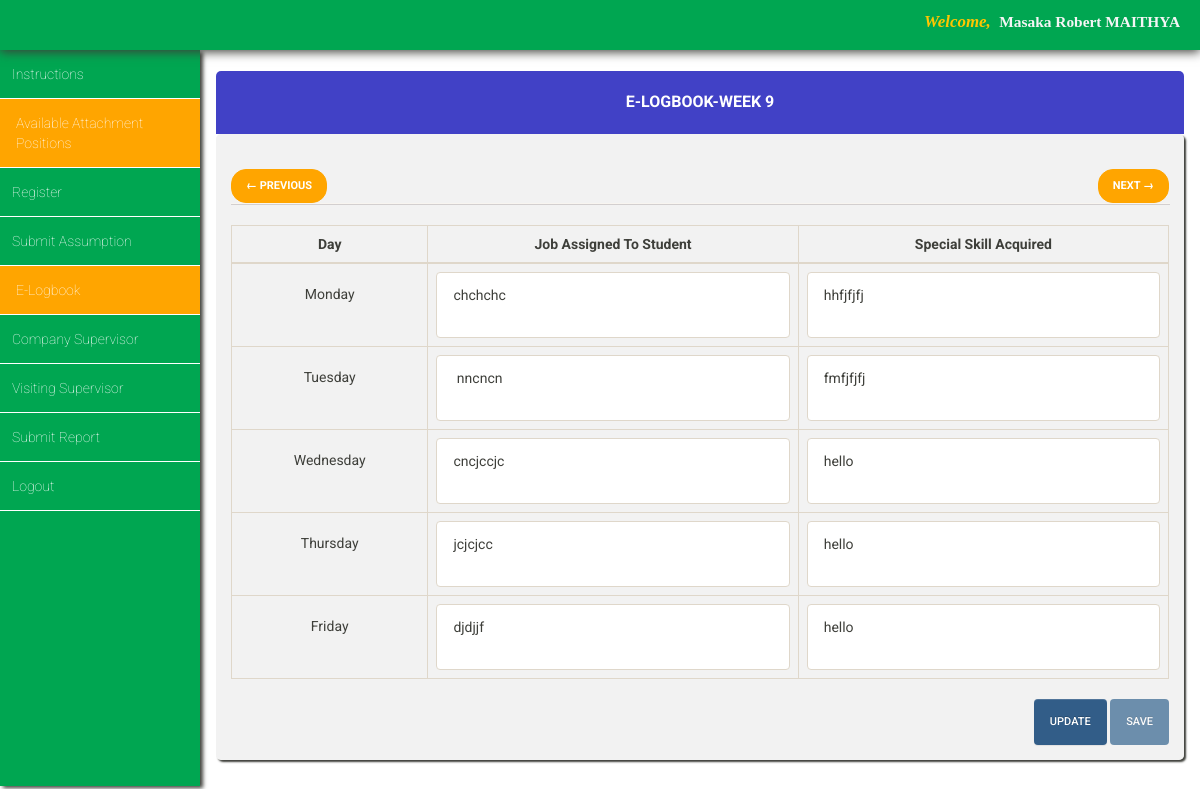
The page /iasms/e-logbook/elogbook_week9.php (signed in) on the database its author committed.
### tables this page shows
CREATE TABLE `week9_table` (
  `id` int(11) NOT NULL,
  `username` varchar(100) NOT NULL,
  `index_number` varchar(100) NOT NULL,
  `monday_job_assigned` longtext NOT NULL,
  `date` timestamp NOT NULL DEFAULT current_timestamp(),
  `monday_special_skill_acquired` mediumtext NOT NULL,
  `tuesday_job_assigned` mediumtext NOT NULL,
  `tuesday_special_skill_acquired` mediumtext NOT NULL,
  `wednesday_job_assigned` mediumtext NOT NULL,
  `wednesday_special_skill_acquired` mediumtext NOT NULL,
  `thursday_job_assigned` mediumtext NOT NULL,
  `thursday_special_skill_acquired` mediumtext NOT NULL,
  `friday_job_assigned` mediumtext NOT NULL,
  `friday_special_skill_acquired` mediumtext NOT NULL
);

### iasms/e-logbook/elogbook_week9.php (the view, shortened to what this page needs)
<?php
include '../database_connection/database_connection.php';
$student_fname = $_COOKIE["student_first_name"] ?? '';
$student_lname = $_COOKIE["student_last_name"] ?? '';
$student_index_number = $_COOKIE["student_index_number"] ?? '';
$monday_job_assigned_holder = '';
$monday_skill_acquired_holder = '';
$tuesday_job_assigned_holder = '';
$tuesday_skill_acquired_holder = '';
$wednesday_job_assigned_holder = '';
$wednesday_skill_acquired_holder = '';
$thursday_job_assigned_holder = '';
$thursday_skill_acquired_holder = '';
$friday_job_assigned_holder = '';
$friday_skill_acquired_holder = '';
$stmt = $conn->prepare("SELECT * FROM week9_table WHERE index_number = ?");
$stmt->bind_param("s", $student_index_number);
$stmt->execute();
$result = $stmt->get_result();
$is_existing_data = ($result->num_rows === 1);
$btn_update_status = $is_existing_data ? '' : 'disabled';
$btn_save_status = $is_existing_data ? 'disabled' : '';
if ($is_existing_data) {
    $get_data = $result->fetch_assoc();
    $monday_job_assigned_holder = htmlspecialchars($get_data["monday_job_assigned"] ?? '');
    $monday_skill_acquired_holder = htmlspecialchars($get_data["monday_special_skill_acquired"] ?? '');
    $tuesday_job_assigned_holder = htmlspecialchars($get_data["tuesday_job_assigned"] ?? '');
    $tuesday_skill_acquired_holder = htmlspecialchars($get_data["tuesday_special_skill_acquired"] ?? '');
    $wednesday_job_assigned_holder = htmlspecialchars($get_data["wednesday_job_assigned"] ?? '');
    $wednesday_skill_acquired_holder = htmlspecialchars($get_data["wednesday_special_skill_acquired"] ?? '');
    $thursday_job_assigned_holder = htmlspecialchars($get_data["thursday_job_assigned"] ?? '');
    $thursday_skill_acquired_holder = htmlspecialchars($get_data["thursday_special_skill_acquired"] ?? '');
    $friday_job_assigned_holder = htmlspecialchars($get_data["friday_job_assigned"] ?? '');
    $friday_skill_acquired_holder = htmlspecialchars($get_data["friday_special_skill_acquired"] ?? '');
}
?>
<!DOCTYPE html>
<html lang="en">
<head>
  <link rel="stylesheet" href="../css/bootstrap-theme.min.css" />
  <link rel="stylesheet" href="../css/bootstrap.min.css" />
  <link rel="stylesheet" href="../css/bootstrap-select.css" />
  <link rel="stylesheet" href="../css/main_page_style.css" />
  <link rel="stylesheet" href="elogbook.css" />
</head>
<body>
  <div id="top-navigation">
    <div id="student_name"><span style="color:rgb(255, 198, 0);font-size:1.1em"><em>Welcome,</em>  </span><span
        style="font-family:serif"><?php echo htmlspecialchars($student_fname . " " . $student_lname); ?></span></div>
  </div>
  <div id="left_side_bar">
    <ul id="menu_list">
      <a class="menu_items_link" href="../instructions_page/instructions_page.php">
        <li class="menu_items_list">Instructions</li>
      </a>
      <a class="menu_items_link" href="../view_position.php">
        <li class="menu_items_list" style="background-color:orange;padding-left:16px">Available Attachment Positions
        </li>
      </a>
      <a class="menu_items_link" href="../Register_page/Register_page.php">
        <li class="menu_items_list">Register</li>
      </a>
      <a class="menu_items_link" href="../student_assumption/student_assumption.php">
        <li class="menu_items_list">Submit Assumption</li>
      </a>
      <a class="menu_items_link" href="elogbook.php">
        <li class="menu_items_list" style="background-color:orange;padding-left:16px">E-Logbook</li>
      </a>
      <a class="menu_items_link" href="../company_supervisor/company_supervisor_login.php">
        <li class="menu_items_list">Company Supervisor</li>
      </a>
      <a class="menu_items_link" href="../visiting_supervisor/visiting_supervisor_login.php">
        <li class="menu_items_list">Visiting Supervisor</li>
      </a>
      <a class="menu_items_link" href="../submit_report/submit_report.php">
        <li class="menu_items_list">Submit Report</li>
      </a>
      <a class="menu_items_link" href="../index.php">
        <li class="menu_items_list">Logout</li>
      </a>
    </ul>
  </div>
  <div id="main_content">
    <div class="container-fluid">
      <div class="panel">
        <div class="panel-heading phead">
          <h2 class="panel-title ptitle"> E-LogBook-Week 9</h2>
        </div>
        <div class="panel-body pbody">
          <div id="navigation_holder">
            <ul class="pager">
              <li class="previous"><a href="elogbook_week8.php">← Previous</a></li>
              <li class="next"><a href="elogbook_week10.php">Next →</a></li>
            </ul>
          </div>
          <hr>
          <form method="post" action="">
            <table class="table table-bordered">
              <thead>
                <tr>
                  <th style='text-align:center'>Day</th>
                  <th style='text-align:center'>Job Assigned To Student</th>
                  <th style='text-align:center'>Special Skill Acquired</th>
                </tr>
              </thead>
              <tbody>
                <tr>
                  <td style='padding:20px;text-align:center'>Monday</td>
                  <td><textarea name='job_assigned_1'
                      class='form-control adjusted_text_area'><?php echo $monday_job_assigned_holder; ?></textarea></td>
                  <td><textarea name='skill_acquired_1'
                      class='form-control adjusted_text_area'><?php echo $monday_skill_acquired_holder; ?></textarea>
                  </td>
                </tr>
                <tr>
                  <td style='padding:20px;text-align:center'>Tuesday</td>
                  <td><textarea name='job_assigned_2'
                      class='form-control adjusted_text_area'><?php echo $tuesday_job_assigned_holder; ?></textarea>
                  </td>
                  <td><textarea name='skill_acquired_2'
                      class='form-control adjusted_text_area'><?php echo $tuesday_skill_acquired_holder; ?></textarea>
                  </td>
                </tr>
                <tr>
                  <td style='padding:20px;text-align:center'>Wednesday</td>
                  <td><textarea name='job_assigned_3'
                      class='form-control adjusted_text_area'><?php echo $wednesday_job_assigned_holder; ?></textarea>
                  </td>
                  <td><textarea name='skill_acquired_3'
                      class='form-control adjusted_text_area'><?php echo $wednesday_skill_acquired_holder; ?></textarea>
                  </td>
                </tr>
                <tr>
                  <td style='padding:20px;text-align:center'>Thursday</td>
                  <td><textarea name='job_assigned_4'
                      class='form-control adjusted_text_area'><?php echo $thursday_job_assigned_holder; ?></textarea>
                  </td>
                  <td><textarea name='skill_acquired_4'
                      class='form-control adjusted_text_area'><?php echo $thursday_skill_acquired_holder; ?></textarea>
                  </td>
                </tr>
                <tr>
                  <td style='padding:20px;text-align:center'>Friday</td>
                  <td><textarea name='job_assigned_5'
                      class='form-control adjusted_text_area'><?php echo $friday_job_assigned_holder; ?></textarea></td>
                  <td><textarea name='skill_acquired_5'
                      class='form-control adjusted_text_area'><?php echo $friday_skill_acquired_holder; ?></textarea>
                  </td>
                </tr>
              </tbody>
            </table>
            <div id="buttons_holder">
              <input type="submit" value="Update" class="btn btn-primary" name="btn_update"
                <?php echo $btn_update_status; ?>>
              <input type="submit" value="Save" class="btn btn-primary" name="btn_save" <?php echo $btn_save_status; ?>>
            </div>
          </form>
        </div>
      </div>
    </div>
  </div>
</body>
</html>

### iasms/css/main_page_style.css (style rules this page uses)
* { margin: 0; padding: 0; }
#top-navigation { position: fixed; width: 100%; height: 50px; background-color: #00a651; box-shadow: 0 2px 10px; z-index: 4; }
#top-navigation #student_name { color: whitesmoke; float: right; margin-right: 20px; font-size: 1.1em; font-weight: bold; margin-top: 10px; font-family: serif; }
#left_side_bar { height: 92vh; float: left; margin-top: 50px; overflow: auto; background-color: #00a651; position: fixed; box-shadow: 3px 2px 4px; width: 200px; z-index: 2; }
#left_side_bar #menu_list a { text-decoration: none; color: white; font-size: 1em; }
#left_side_bar #menu_list li { text-decoration-style: none; padding: 14px 10px 14px 12px; border-bottom: 1px solid white; font-weight: lighter; }
#main_content { background-color: white; margin-top: 50px; float: right; padding-left: 200px; width: 100%; height: 92vh; overflow-y: auto; overflow-x: auto; }
@media only screen and (min-width: 320px) { #left_side_bar { width: 160px; } }
@media only screen and (min-width: 320px) { #left_side_bar #menu_list a { font-size: .8em; } }
@media only screen and (min-width: 320px) { #left_side_bar #menu_list li { padding: 14px 10px 14px 8px; } }
@media only screen and (min-width: 320px) { #main_content { padding-left: 160px; } }
@media only screen and (min-width: 480px) { #left_side_bar { width: 160px; } }
@media only screen and (min-width: 480px) { #left_side_bar #menu_list a { font-size: .8em; } }
@media only screen and (min-width: 480px) { #left_side_bar #menu_list li { padding: 14px 10px 14px 8px; } }
@media only screen and (min-width: 480px) { #main_content { padding-left: 160px; } }
@media only screen and (min-width: 992px) { #left_side_bar { width: 200px; } }
@media only screen and (min-width: 992px) { #left_side_bar #menu_list a { font-size: 1em; } }
@media only screen and (min-width: 992px) { #left_side_bar #menu_list li { padding: 14px 10px 14px 12px; } }
@media only screen and (min-width: 992px) { #main_content { padding-left: 200px; } }
@media only screen and (min-width: 1200px) { #left_side_bar { width: 200px; } }
@media only screen and (min-width: 1200px) { #left_side_bar #menu_list a { font-size: 1em; } }
@media only screen and (min-width: 1200px) { #left_side_bar #menu_list li { padding: 14px 10px 14px 12px; } }
@media only screen and (min-width: 1200px) { #main_content { padding-left: 200px; } }

### iasms/e-logbook/elogbook.css (style rules this page uses)
.pbody { background-color: rgba(232, 232, 232, 0.56); border-radius: 5px; box-shadow: 2px 2px 2px; }
.pager li > a { color: white; border-color: orange; font-weight: bold; }
.pager li > a, .pager li > span { background-color: orange; }
hr { padding: .50px; background-color: rgba(189, 183, 183, 0.58); width: 100%; }
.adjusted_text_area { resize: none; overflow-x: hidden; overflow-y: auto; }
#buttons_holder { float: right; }
.phead { padding: 20px; margin-top: 20px; width: 100%; text-align: center; font-weight: bold; background-color: rgba(27, 27, 187, 0.83); border-top-left-radius: 5px; border-top-right-radius: 5px; color: white; }
.ptitle { font-size: 16px !important; font-weight: bold !important; }

### rows shown on the page
week9_table: job_assigned_1 "chchchc", skill_acquired_1 "hhfjfjfj", job_assigned_2 "nncncn", skill_acquired_2 "fmfjfjfj", job_assigned_3 "cncjccjc", skill_acquired_3 "hello", job_assigned_4 "jcjcjcc", skill_acquired_4 "hello", job_assigned_5 "djdjjf", skill_acquired_5 "hello"

### other values the page prints
$student_fname . " " . $student_lname "Masaka Robert MAITHYA"
